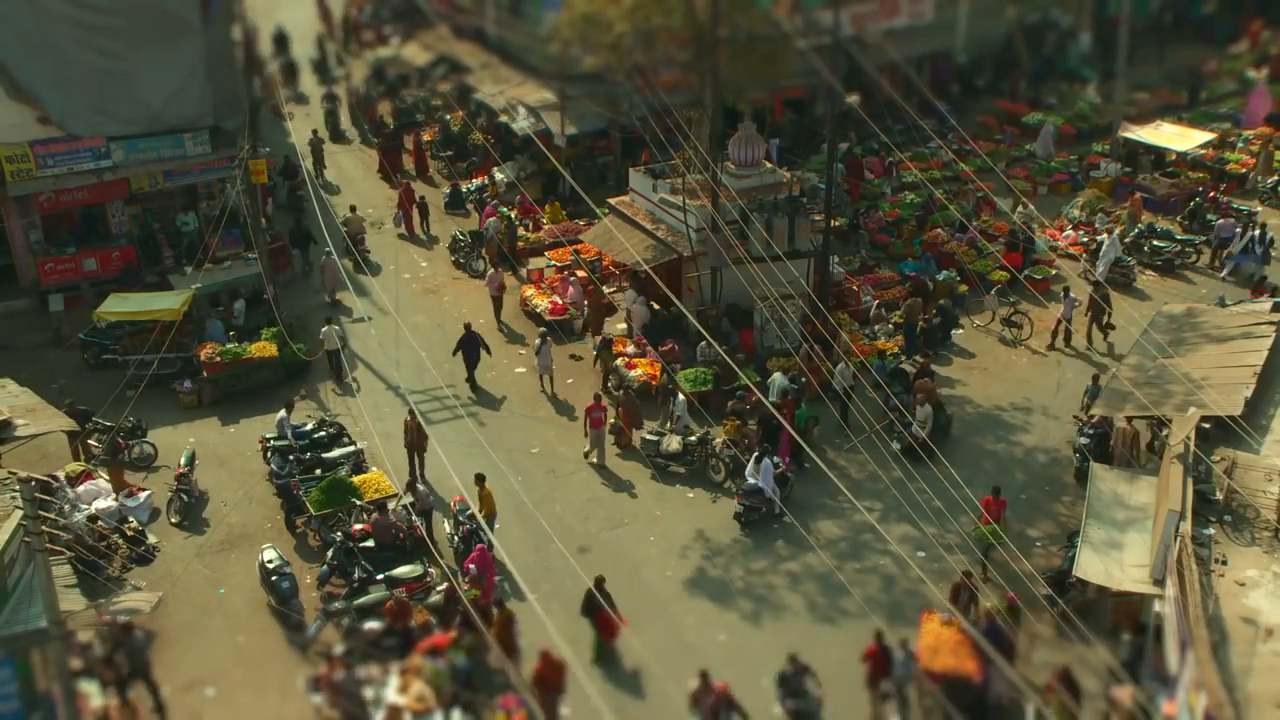
#> input picture OF1.png, 1280 x 720 px
$ python opticalflow1.py   (older library calls are emulated)
#> lines starting #> are read from the running program, lines starting #| are printed output that depends on the picture
# -*- coding: utf-8 -*-
"""
Created on Wed Mar 07 15:26:13 2018

@author: Student
"""
from PIL import Image,ImageDraw
im=Image.open('OF1.png').convert('L')

#im.show()
im.save('OF11.png')
size=im.size
#> size = (1280, 720)
im=Image.open('OF2.png').convert('L')
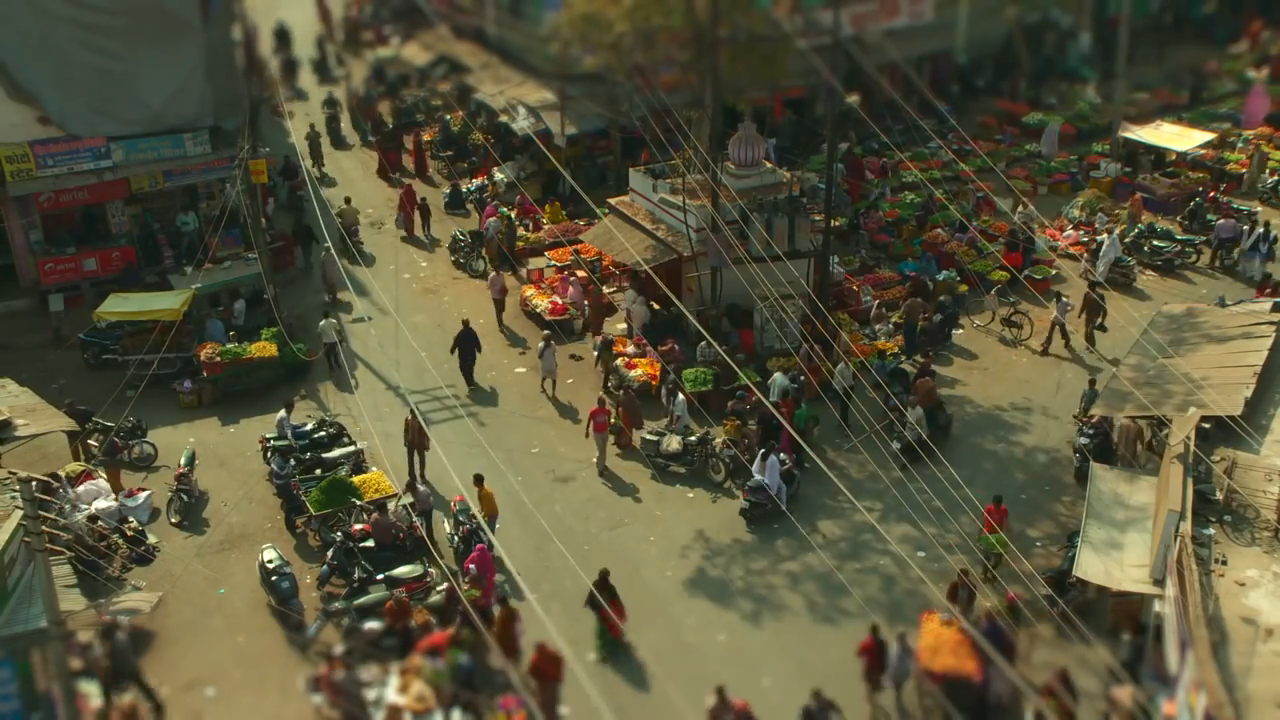
#> input picture OF2.png, 1280 x 720 px
#im.show()
im.save('OF22.png')
size=im.size

from scipy.ndimage import sobel
from scipy.misc import toimage,imread
im1=imread('OF11.png')
im2=imread('OF22.png')
ix=sobel(im1,0)
iy=sobel(im1,1)
it=im1-im2
toimage(ix).save('Ix.png')
toimage(iy).save('Iy.png')
toimage(it).save('It.png')
import numpy as np
ix_sq=np.square(ix)
iy_sq=np.square(iy)
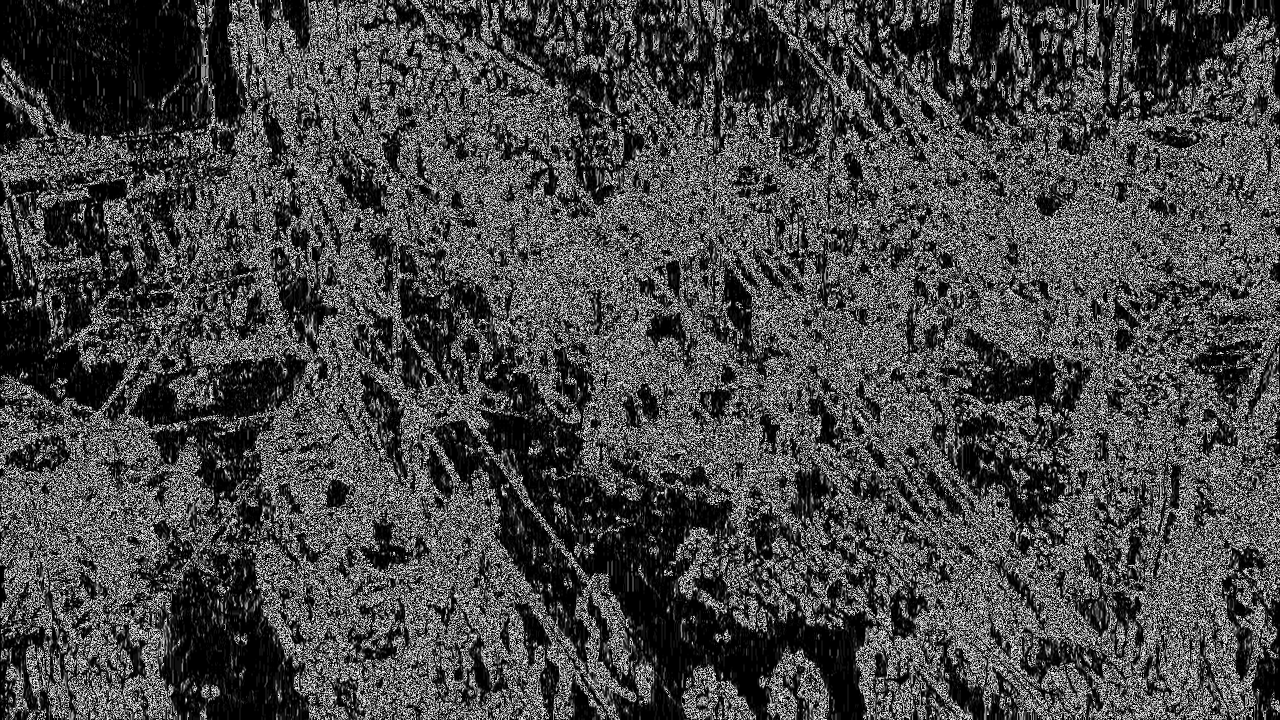
#> iy_sq: shape (720, 1280); min 0, max 249, mean 71
ix_iy=np.multiply(ix,iy)
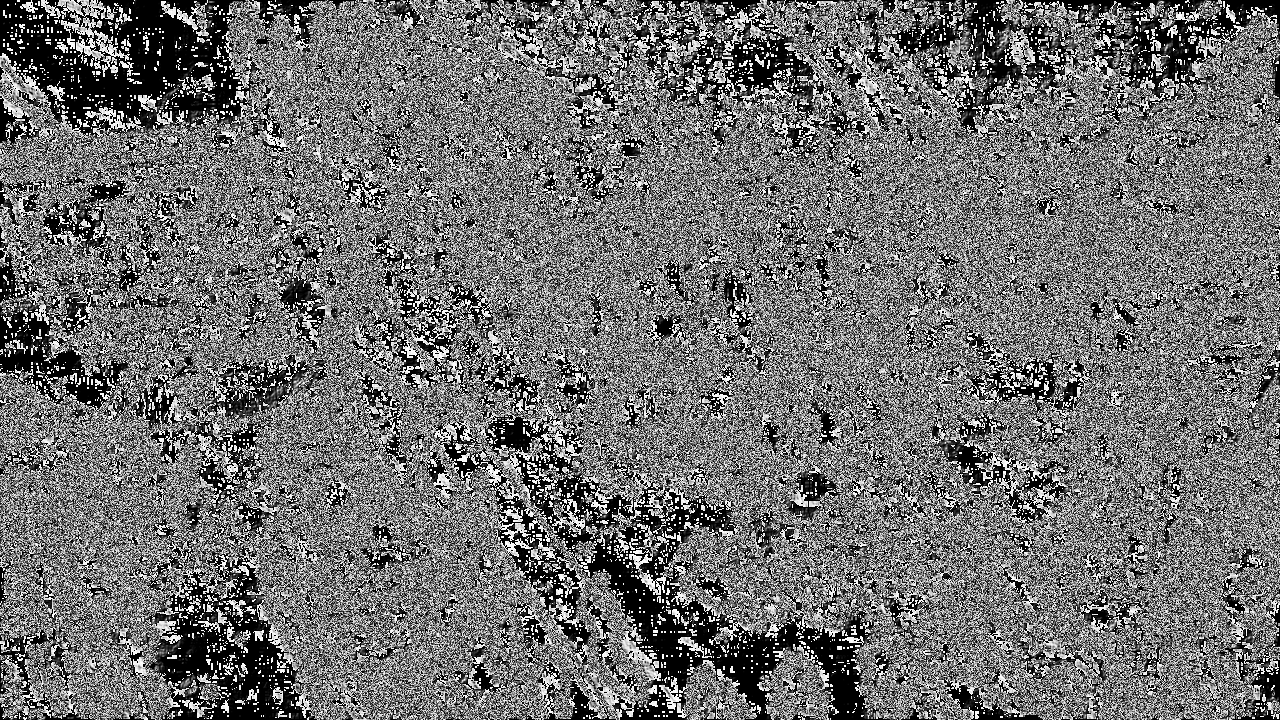
#> ix_iy: shape (720, 1280); min 0, max 255, mean 111.2
ix_it=np.multiply(ix,it)
iy_it=np.multiply(iy,it)
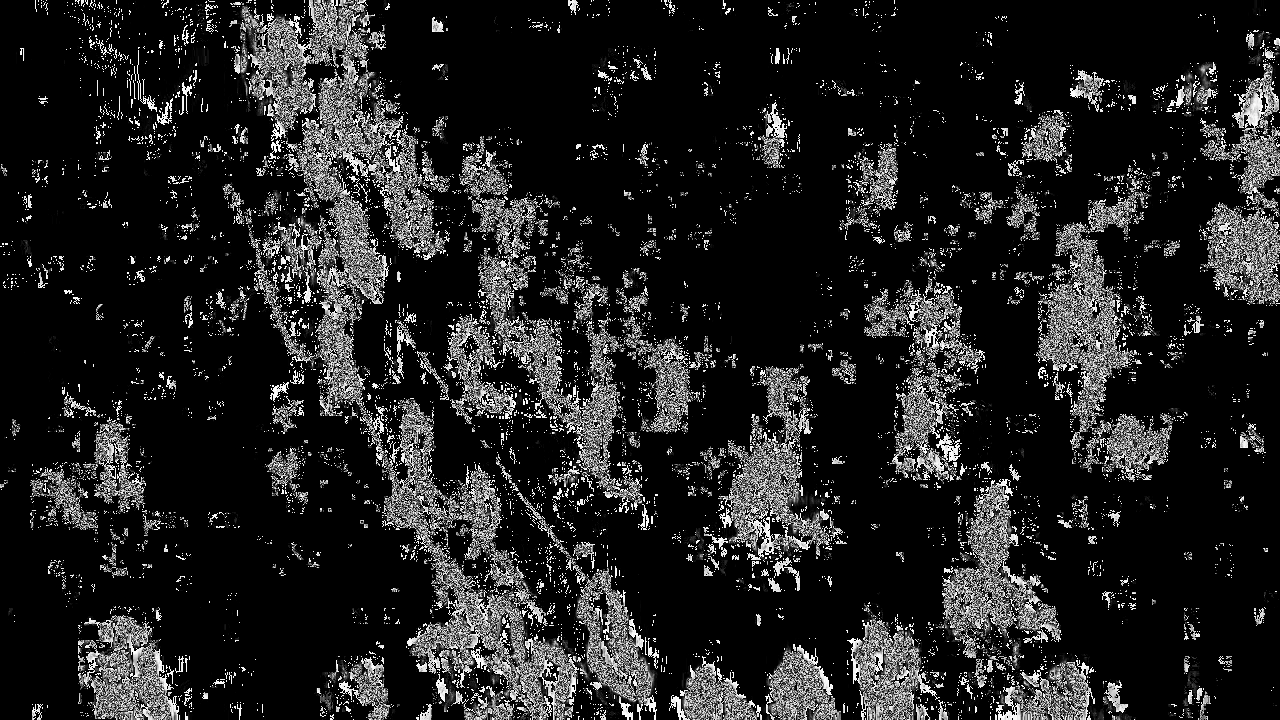
#> iy_it: shape (720, 1280); min 0, max 255, mean 33.9
u=np.zeros((size[1],size[0]))
v=np.zeros((size[1],size[0]))
toimage(ix_sq).save('Ixsquare.png')
toimage(iy_sq).save('Iysquare.png')
toimage(ix_iy).save('IxIy.png')
toimage(ix_it).save('IxIt.png')
toimage(iy_it).save('IyIt.png')
im=Image.open('OF11.png')
for i in range(2,size[1]-3):
    for j in range(2,size[0]-3):
        int1=0
        int2=0
        int3=0
        int4=0
        int5=0
        for m in range(-2,2):
            for n in range(-2,2):

                int1=int1+ix_sq[i+m][j+n]
                int2=int2+iy_sq[i+m][j+n]
                int3=int3+ix_iy[i+m][j+n]
                int4=int4+ix_it[i+m][j+n]
#> (the run stopped early here; a loop or call above may not have finished)
